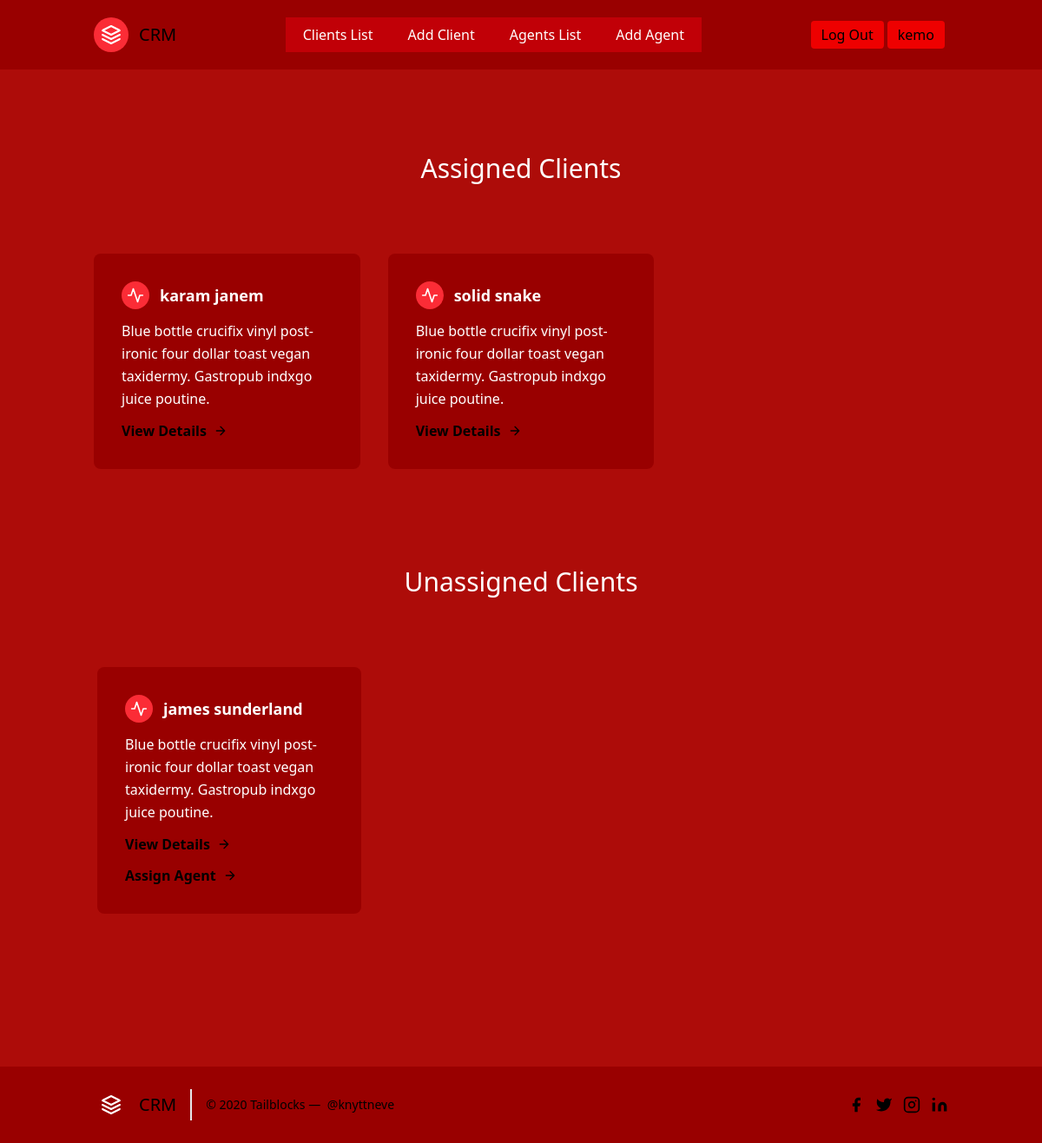
/leads/ (signed in), run on an earlier commit of the app's database.
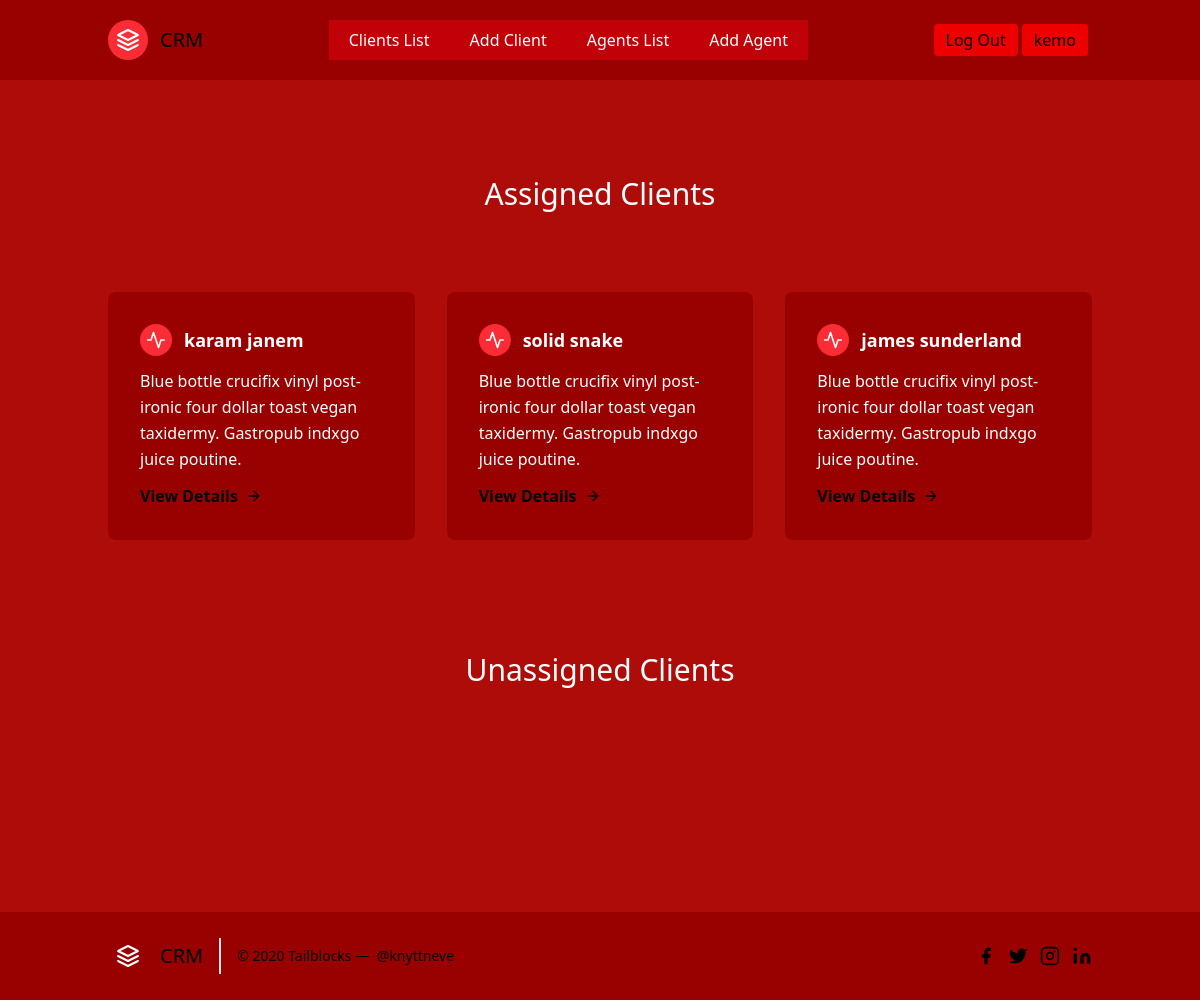
And on a later commit of the database.
### leads/models.py (models this page shows, shortened)
class Client(models.Model): #this class stores the records of clients
    source_options = (
        ('1', 'Internet'),
        ('2', 'Newsletter'),
        ('3', 'TV'),
        ('4', 'Other')
    )
    first_name = models.CharField(max_length=40)
    last_name = models.CharField(max_length=40)
    email = models.EmailField()
    source = models.CharField(max_length=50, choices=source_options)
    profile_picture = models.ImageField(blank=True, null=True)
    phoned = models.BooleanField(default=False)
    age = models.IntegerField(validators=[MinValueValidator(18), MaxValueValidator(120)])
    files = models.FileField(blank=True, null=True)
    organization = models.ForeignKey(Organization, on_delete=models.CASCADE)
    agent = models.ForeignKey(Agent, on_delete=models.SET_NULL, null=True, blank=True)

### leads/views.py (the view)
# urls.py: path('', LeadListView.as_view(), name='lead-list'),
class LeadListView(LoginRequiredMixin, ListView):
    template_name = 'lead/lead_list.html'
    def get_queryset(self):
        user = self.request.user
        if user.is_organizor:
            queryset = Client.objects.filter(organization__user=user)
        elif user.is_agent:
            queryset = Client.objects.filter(agent__user=user)
        return queryset

### leads/templates/lead/lead_list.html
{% extends 'partials/base.html' %}
    {% block content %}
<section class="text-white body-font">
  <div class="container px-5 py-24 mx-auto"  >
    <div class="flex flex-col text-center w-full mb-20">
      <h1 class="sm:text-3xl text-2xl font-medium title-font text-white">Assigned Clients</h1>
    </div>
    <div class="flex flex-wrap -m-4">
        {% for client in object_list %}
        {% if client.agent != None %}
      <div class="p-4 md:w-1/3" >
        <div class="flex rounded-lg h-full p-8 flex-col" style="background-color:#990000">
          <div class="flex items-center mb-3">
            <div class="w-8 h-8 mr-3 inline-flex items-center justify-center rounded-full bg-red-500 text-white flex-shrink-0">
              <svg fill="none" stroke="currentColor" stroke-linecap="round" stroke-linejoin="round" stroke-width="2" class="w-5 h-5" viewBox="0 0 24 24" data-darkreader-inline-stroke="" style="--darkreader-inline-stroke: currentColor;">
                <path d="M22 12h-4l-3 9L9 3l-3 9H2"></path>
              </svg>
            </div>
            <h2 class="text-white text-lg title-font font-medium" style="font-weight:bold">{{client.first_name}} {{client.last_name}}
    </h2>
          </div>
          <div class="flex-grow">
            <p class="leading-relaxed text-base">Blue bottle crucifix vinyl post-ironic four dollar toast vegan taxidermy. Gastropub indxgo juice poutine.</p>
            <a href="{% url 'leads:lead-detail' client.pk %}" class="mt-3 text-black inline-flex items-center" style="font-weight:bold">View Details
              <svg fill="none" stroke="currentColor" stroke-linecap="round" stroke-linejoin="round" stroke-width="2" class="w-4 h-4 ml-2" viewBox="0 0 24 24" data-darkreader-inline-stroke="" style="--darkreader-inline-stroke: currentColor;">
                <path d="M5 12h14M12 5l7 7-7 7"></path>
              </svg>
            </a>
          </div>
        </div>
      </div>
          {% endif %}
          {% endfor %}
  <div class="container px-5 py-24 mx-auto"  >
    <div class="flex flex-col text-center w-full mb-20">
      <h1 class="sm:text-3xl text-2xl font-medium title-font text-white">Unassigned Clients</h1>
    </div>
    <div class="flex flex-wrap -m-4">
        {% for client in object_list %}
        {% if client.agent == None %}
      <div class="p-4 md:w-1/3" >
        <div class="flex rounded-lg h-full p-8 flex-col" style="background-color:#990000">
          <div class="flex items-center mb-3">
            <div class="w-8 h-8 mr-3 inline-flex items-center justify-center rounded-full bg-red-500 text-white flex-shrink-0">
              <svg fill="none" stroke="currentColor" stroke-linecap="round" stroke-linejoin="round" stroke-width="2" class="w-5 h-5" viewBox="0 0 24 24" data-darkreader-inline-stroke="" style="--darkreader-inline-stroke: currentColor;">
                <path d="M22 12h-4l-3 9L9 3l-3 9H2"></path>
              </svg>
            </div>
            <h2 class="text-white text-lg title-font font-medium" style="font-weight:bold">{{client.first_name}} {{client.last_name}}
    </h2>
          </div>
          <div class="flex-grow">
            <p class="leading-relaxed text-base">Blue bottle crucifix vinyl post-ironic four dollar toast vegan taxidermy. Gastropub indxgo juice poutine.</p>
            <a href="{% url 'leads:lead-detail' client.pk %}" class="mt-3 text-black inline-flex items-center" style="font-weight:bold">View Details
              <svg fill="none" stroke="currentColor" stroke-linecap="round" stroke-linejoin="round" stroke-width="2" class="w-4 h-4 ml-2" viewBox="0 0 24 24" data-darkreader-inline-stroke="" style="--darkreader-inline-stroke: currentColor;">
                <path d="M5 12h14M12 5l7 7-7 7"></path>
              </svg>
            </a>
               <a href="{% url 'agents:agent-assign' client.pk %}" class="mt-3 text-black inline-flex items-center" style="font-weight:bold">Assign Agent
              <svg fill="none" stroke="currentColor" stroke-linecap="round" stroke-linejoin="round" stroke-width="2" class="w-4 h-4 ml-2" viewBox="0 0 24 24" data-darkreader-inline-stroke="" style="--darkreader-inline-stroke: currentColor;">
                <path d="M5 12h14M12 5l7 7-7 7"></path>
              </svg>
            </a>
          </div>
        </div>
      </div>
          {% endif %}
          {% endfor %}
    </div>
  </div>
</section>
{% endblock %}

What changed in the data, as far as the page shows it:
changed Client "james": moves from the list under "Unassigned Clients" to the list under "Assigned Clients"
